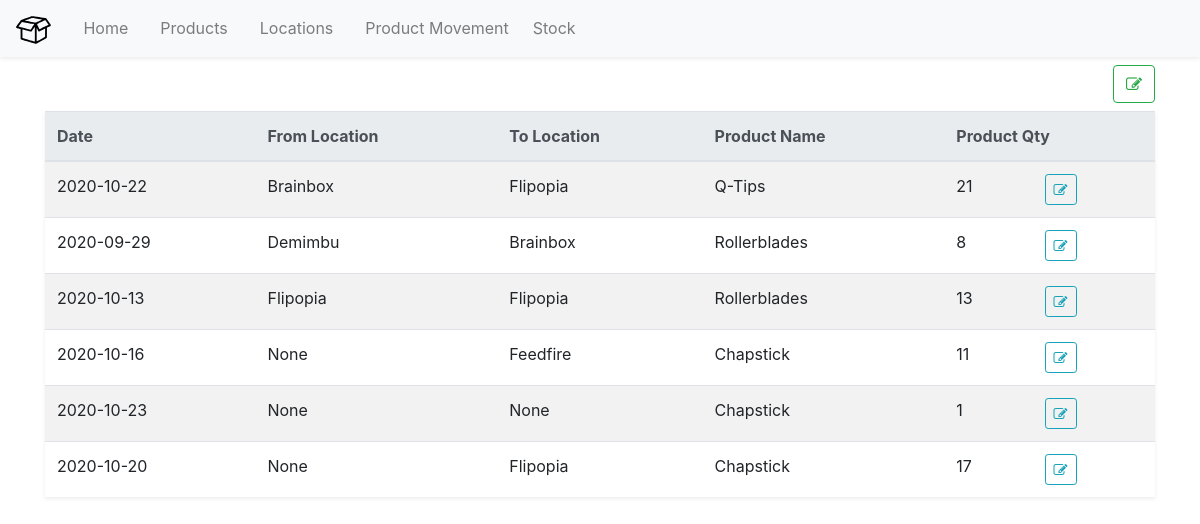
Page /productmovement on the earlier database version.
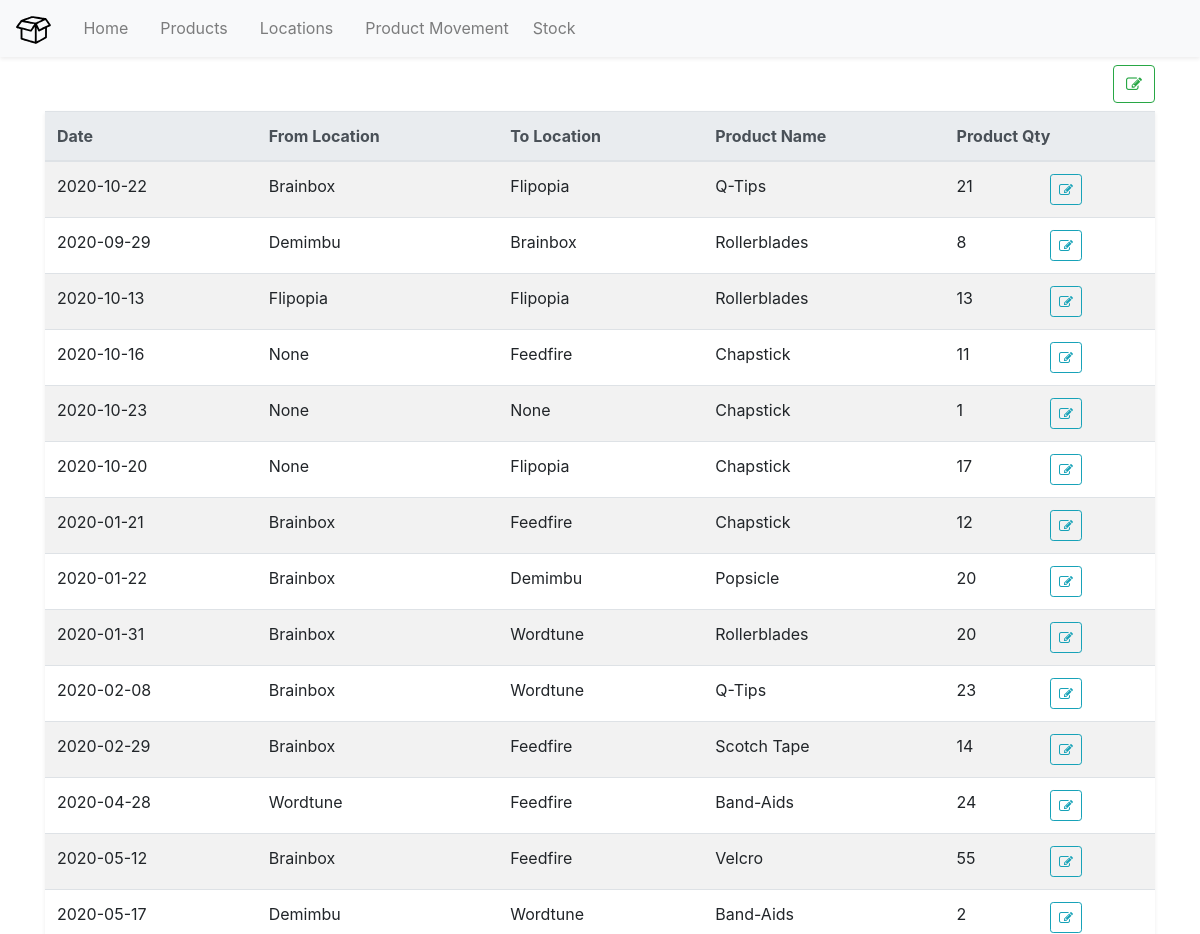
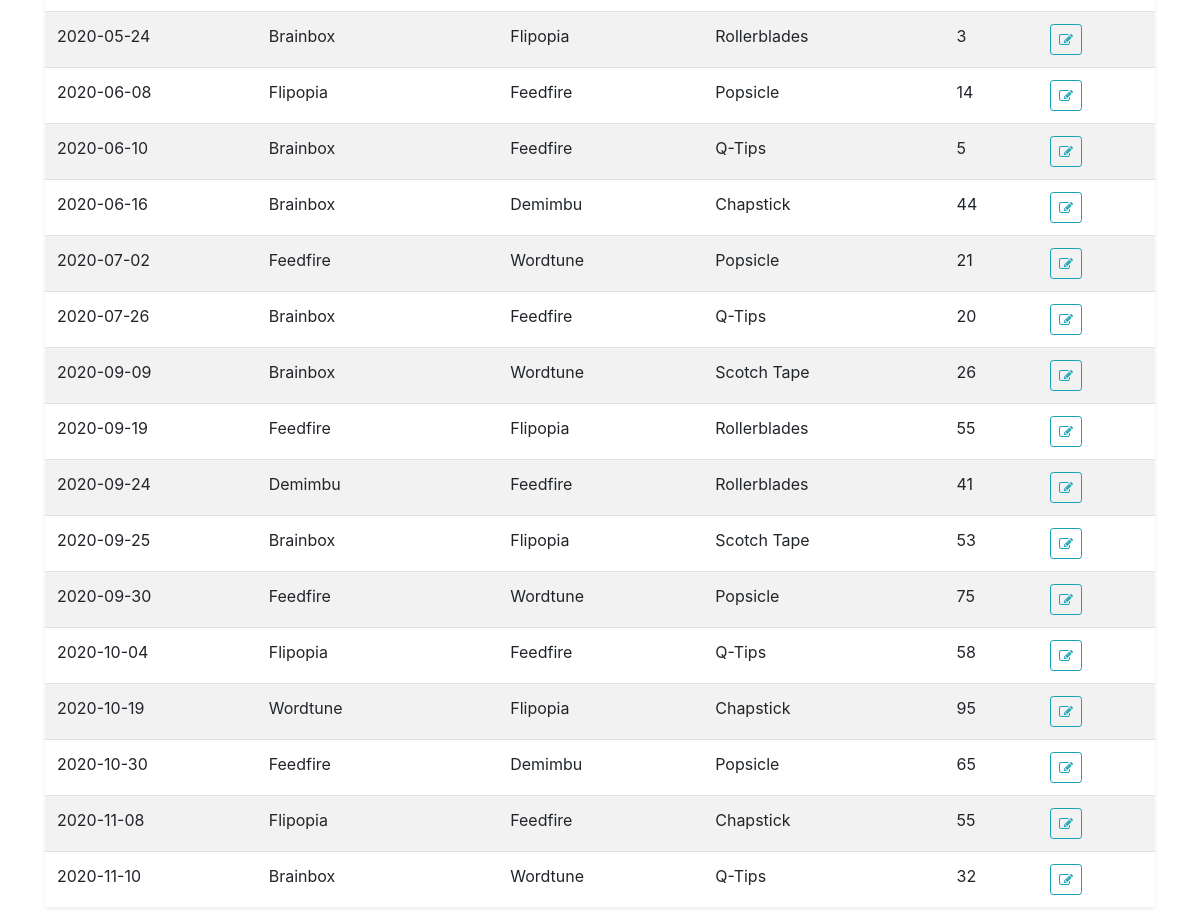
Same page on the later database version (2 pictures, top to bottom).
### models.py (models this page shows, shortened)
class ProductMovement(db.Model):
    id = db.Column(db.Integer, primary_key = True)
    date = db.Column(db.String(15), nullable = False)
    fromLocationId = db.Column(db.Integer, db.ForeignKey(Location.id))
    toLocationId = db.Column(db.Integer, db.ForeignKey(Location.id))
    productId = db.Column(db.Integer, db.ForeignKey(Product.id))
    fromLocation = db.relationship(Location, foreign_keys=[fromLocationId])
    toLocation = db.relationship(Location, foreign_keys=[toLocationId])
    productName = db.relationship(Product, foreign_keys=[productId])
    productQuantity = db.Column(db.Integer, db.CheckConstraint(
        'productQuantity > 0'))

class Location(db.Model):
    id = db.Column(db.Integer, primary_key = True)
    locationName = db.Column(db.String(100), nullable = False)
    locationAddress = db.Column(db.String(200), nullable = False)
    def __repr__(self):
        return self.locationName

class Product(db.Model):
    id = db.Column(db.Integer, primary_key = True)
    productName = db.Column(db.String(100), unique = True, nullable = False)
    def __repr__(self):
        return self.productName

### app.py (the view)
@app.route('/productmovement')
def productmovement():
    productmovements = ProductMovement.query.all()
    return render_template('productmovement.html', title="Product Movement", productmovements = productmovements)

### templates/productmovement.html
{% extends "layout.html" %} {% block main %}
<div class="d-flex flex-row-reverse">
	<a
		href="{{url_for('addproductmovement')}}"
		class="btn btn-outline-success"
		data-toggle="tooltip"
		data-placement="bottom"
		title="Add New Product Movement"
	>
		<i class="fa fa-edit"></i>
	</a>
</div>
<table class="table table-striped mt-2 shadow-sm">
	<thead class="thead-light">
		<tr>
			<th scope="col">Date</th>
			<th scope="col">From Location</th>
			<th scope="col">To Location</th>
			<th scope="col">Product Name</th>
			<th scope="col" colspan="2">Product Qty</th>
		</tr>
	</thead>
	<tbody>
		{% for productmovement in productmovements %}
		<tr>
			<td>{{productmovement.date}}</td>
			<td>{{productmovement.fromLocation}}</td>
			<td>{{productmovement.toLocation}}</td>
			<td>{{productmovement.productName}}</td>
			<td>{{productmovement.productQuantity}}</td>
			<td>
				<a
					href="{{ url_for('updateproductmovement', productmovementId=productmovement.id) }}"
					class="btn btn-outline-info btn-sm"
					data-toggle="tooltip"
					data-placement="bottom"
					title="Edit Product Movement"
				>
					<i class="fa fa-edit"></i>
				</a>
			</td>
		</tr>
		{% endfor %}
	</tbody>
</table>
{% endblock %}

Differences in the rows shown:
added ProductMovement: date "2020-01-21", fromLocation "Brainbox", toLocation "Feedfire", productName "Chapstick", productQuantity "12"
added ProductMovement: date "2020-01-22", fromLocation "Brainbox", toLocation "Demimbu", productName "Popsicle", productQuantity "20"
added ProductMovement: date "2020-01-31", fromLocation "Brainbox", toLocation "Wordtune", productName "Rollerblades", productQuantity "20"
added ProductMovement: date "2020-02-08", fromLocation "Brainbox", toLocation "Wordtune", productName "Q-Tips", productQuantity "23"
added ProductMovement: date "2020-02-29", fromLocation "Brainbox", toLocation "Feedfire", productName "Scotch Tape", productQuantity "14"
added ProductMovement: date "2020-04-28", fromLocation "Wordtune", toLocation "Feedfire", productName "Band-Aids", productQuantity "24"
added ProductMovement: date "2020-05-12", fromLocation "Brainbox", toLocation "Feedfire", productName "Velcro", productQuantity "55"
added ProductMovement: date "2020-05-17", fromLocation "Demimbu", toLocation "Wordtune", productName "Band-Aids", productQuantity "2"
added ProductMovement: date "2020-05-24", fromLocation "Brainbox", toLocation "Flipopia", productName "Rollerblades", productQuantity "3"
added ProductMovement: date "2020-06-08", fromLocation "Flipopia", toLocation "Feedfire", productName "Popsicle", productQuantity "14"
added ProductMovement: date "2020-06-10", fromLocation "Brainbox", toLocation "Feedfire", productName "Q-Tips", productQuantity "5"
added ProductMovement: date "2020-06-16", fromLocation "Brainbox", toLocation "Demimbu", productName "Chapstick", productQuantity "44"
added ProductMovement: date "2020-07-02", fromLocation "Feedfire", toLocation "Wordtune", productName "Popsicle", productQuantity "21"
added ProductMovement: date "2020-07-26", fromLocation "Brainbox", toLocation "Feedfire", productName "Q-Tips", productQuantity "20"
added ProductMovement: date "2020-09-09", fromLocation "Brainbox", toLocation "Wordtune", productName "Scotch Tape", productQuantity "26"
added ProductMovement: date "2020-09-19", fromLocation "Feedfire", toLocation "Flipopia", productName "Rollerblades", productQuantity "55"
added ProductMovement: date "2020-09-24", fromLocation "Demimbu", toLocation "Feedfire", productName "Rollerblades", productQuantity "41"
added ProductMovement: date "2020-09-25", fromLocation "Brainbox", toLocation "Flipopia", productName "Scotch Tape", productQuantity "53"
added ProductMovement: date "2020-09-30", fromLocation "Feedfire", toLocation "Wordtune", productName "Popsicle", productQuantity "75"
added ProductMovement: date "2020-10-04", fromLocation "Flipopia", toLocation "Feedfire", productName "Q-Tips", productQuantity "58"
added ProductMovement: date "2020-10-19", fromLocation "Wordtune", toLocation "Flipopia", productName "Chapstick", productQuantity "95"
added ProductMovement: date "2020-10-30", fromLocation "Feedfire", toLocation "Demimbu", productName "Popsicle", productQuantity "65"
added ProductMovement: date "2020-11-08", fromLocation "Flipopia", toLocation "Feedfire", productName "Chapstick", productQuantity "55"
added ProductMovement: date "2020-11-10", fromLocation "Brainbox", toLocation "Wordtune", productName "Q-Tips", productQuantity "32"
